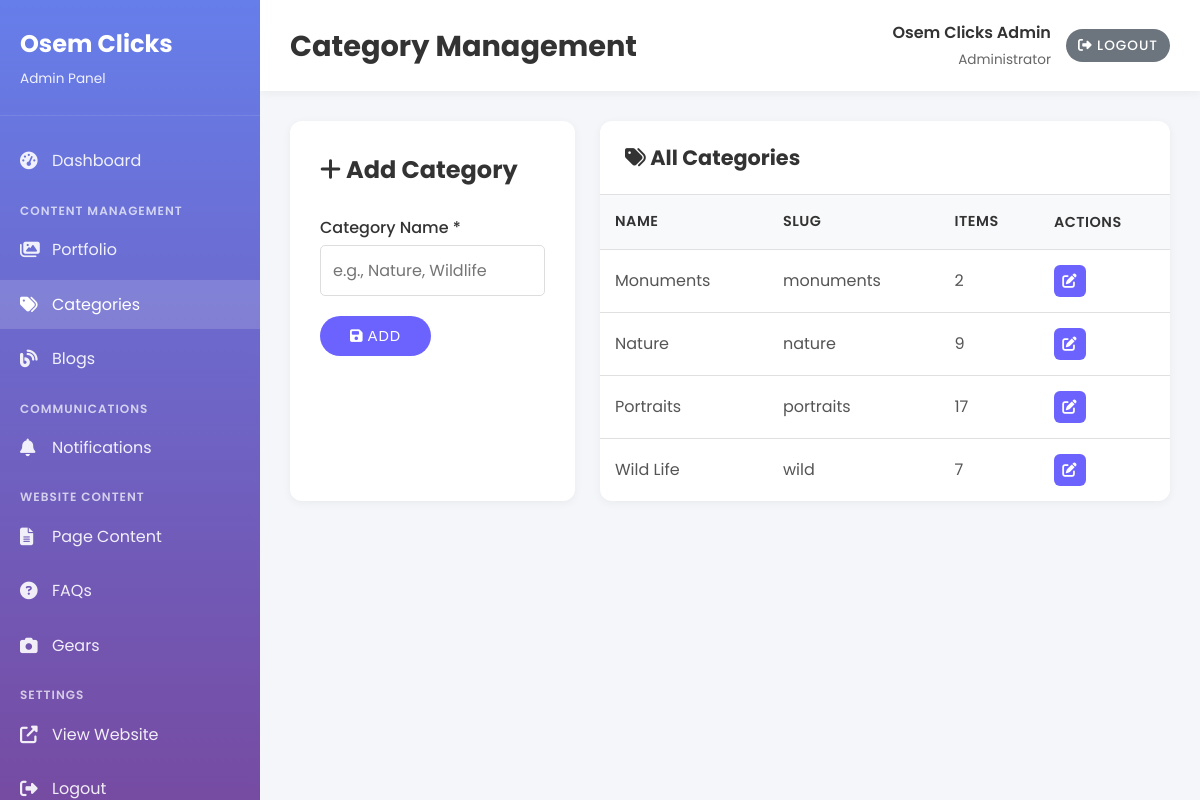
The app's page /admin/categories/manage.php (signed in) with its own data.
### tables this page shows
CREATE TABLE `categories` (
  `id` INT AUTO_INCREMENT PRIMARY KEY,
  `name` VARCHAR(100) NOT NULL,
  `slug` VARCHAR(100) NOT NULL UNIQUE,
  `created_at` TIMESTAMP DEFAULT CURRENT_TIMESTAMP
);

### admin/categories/manage.php (the view, shortened to what this page needs)
<?php
$db = new Database();
$conn = $db->getConnection();
$editCategory = null;
try {
    $stmt = $conn->query("
        SELECT c.*, COUNT(p.id) as item_count
        FROM categories c
        LEFT JOIN portfolio p ON c.id = p.category_id
        GROUP BY c.id
        ORDER BY c.name
    ");
    $categories = $stmt->fetchAll();
} catch (PDOException $e) {
    $categories = [];
}
?>
<!DOCTYPE html>
<html lang="en">
<head>
    <link rel="stylesheet" href="../../css/style.css">
    <link rel="stylesheet" href="../../css/admin.css">
    <link rel="stylesheet" href="https://cdnjs.cloudflare.com/ajax/libs/font-awesome/6.4.0/css/all.min.css">
</head>
<body>
    <div class="admin-wrapper">
        <?php include '../includes/sidebar.php'; ?>
        <div class="admin-main">
            <?php include '../includes/header.php'; ?>
            <div class="admin-content">
                <div style="display: grid; grid-template-columns: 1fr 2fr; gap: 25px;">
                    <div class="form-card">
                        <h2>
                            <?php echo $editCategory ? '<i class="fas fa-edit"></i> Edit Category' : '<i class="fas fa-plus"></i> Add Category'; ?>
                        </h2>
                        <form method="POST">
                            <div class="form-group">
                                <label for="name">Category Name *</label>
                                <input type="text" id="name" name="name" required
                                       value="<?php echo htmlspecialchars($editCategory['name'] ?? ''); ?>"
                                       placeholder="e.g., Nature, Wildlife">
                            </div>
                            <div class="btn-group">
                                <button type="submit" class="btn btn-primary">
                                    <i class="fas fa-save"></i> <?php echo $editCategory ? 'Update' : 'Add'; ?>
                                </button>
                            </div>
                        </form>
                    </div>
                    <div class="data-table">
                        <div class="table-header">
                            <h2><i class="fas fa-tags"></i> All Categories</h2>
                        </div>
                        <?php if (count($categories) > 0): ?>
                            <table>
                                <thead>
                                    <tr>
                                        <th>Name</th>
                                        <th>Slug</th>
                                        <th>Items</th>
                                        <th>Actions</th>
                                    </tr>
                                </thead>
                                <tbody>
                                    <?php foreach ($categories as $category): ?>
                                        <tr>
                                            <td><?php echo htmlspecialchars($category['name']); ?></td>
                                            <td><?php echo htmlspecialchars($category['slug']); ?></td>
                                            <td><?php echo $category['item_count']; ?></td>
                                            <td class="table-actions">
                                                <a href="?edit=<?php echo $category['id']; ?>" class="btn btn-icon btn-edit" title="Edit">
                                                    <i class="fas fa-edit"></i>
                                                </a>
                                            </td>
                                        </tr>
                                    <?php endforeach; ?>
                                </tbody>
                            </table>
                        <?php endif; ?>
                    </div>
                </div>
            </div>
        </div>
    </div>
</body>
</html>

### css/style.css (style rules this page uses)
* { margin: 0; padding: 0; box-sizing: border-box; }
html { scroll-behavior: smooth; }
body { font-family: 'Poppins', sans-serif; line-height: 1.6; color: #333; background-color: #f9f9f9; }
a { text-decoration: none; color: #333; transition: color 0.3s ease; }
.btn { display: inline-block; background-color: #6c63ff; color: #fff; padding: 12px 30px; border-radius: 30px; text-transform: uppercase; font-weight: 500; font-size: 0.9rem; letter-spacing: 1px; transition: all 0.3s ease; border: none; cursor: pointer; }
.form-group { margin-bottom: 20px; }
label { display: block; margin-bottom: 5px; font-weight: 500; }
input, textarea { width: 100%; padding: 12px; border: 1px solid #ddd; border-radius: 5px; font-family: 'Poppins', sans-serif; font-size: 1rem; transition: border-color 0.3s ease; }

### css/admin.css (style rules this page uses)
.admin-wrapper { display: flex; min-height: 100vh; background-color: #f5f6fa; }
.admin-main { margin-left: 260px; flex: 1; padding: 0; transition: margin-left 0.3s ease; }
.admin-content { padding: 30px; }
.data-table { background: #fff; border-radius: 12px; box-shadow: 0 2px 10px rgba(0, 0, 0, 0.05); overflow: hidden; }
.table-header { padding: 20px 25px; border-bottom: 1px solid #e0e0e0; display: flex; justify-content: space-between; align-items: center; }
.table-header h2 { font-size: 1.3rem; margin: 0; color: #333; }
table { width: 100%; border-collapse: collapse; }
thead th { background-color: #f8f9fa; padding: 15px; text-align: left; font-weight: 600; color: #333; font-size: 0.9rem; text-transform: uppercase; letter-spacing: 0.5px; }
tbody td { padding: 15px; border-top: 1px solid #e0e0e0; color: #555; }
.table-actions { display: flex; gap: 10px; }
.btn-icon { width: 32px; height: 32px; padding: 0; display: inline-flex; align-items: center; justify-content: center; border-radius: 6px; }
.btn-edit { background-color: #6c63ff; color: #fff; }
.form-card { background: #fff; border-radius: 12px; padding: 30px; box-shadow: 0 2px 10px rgba(0, 0, 0, 0.05); max-width: 800px; }
.form-card h2 { margin-top: 0; margin-bottom: 25px; color: #333; }
.btn-primary { background-color: #6c63ff; color: #fff; }
.btn-group { display: flex; gap: 10px; margin-top: 20px; }

### records on screen
categories: name "Monuments", slug "monuments", item_count "2"
categories: name "Nature", slug "nature", item_count "9"
categories: name "Portraits", slug "portraits", item_count "17"
categories: name "Wild Life", slug "wild", item_count "7"

### other values on screen
SITE_NAME "Osem Clicks"
$pageTitle "Category Management"
$_SESSION['admin_name'] "Osem Clicks Admin"
